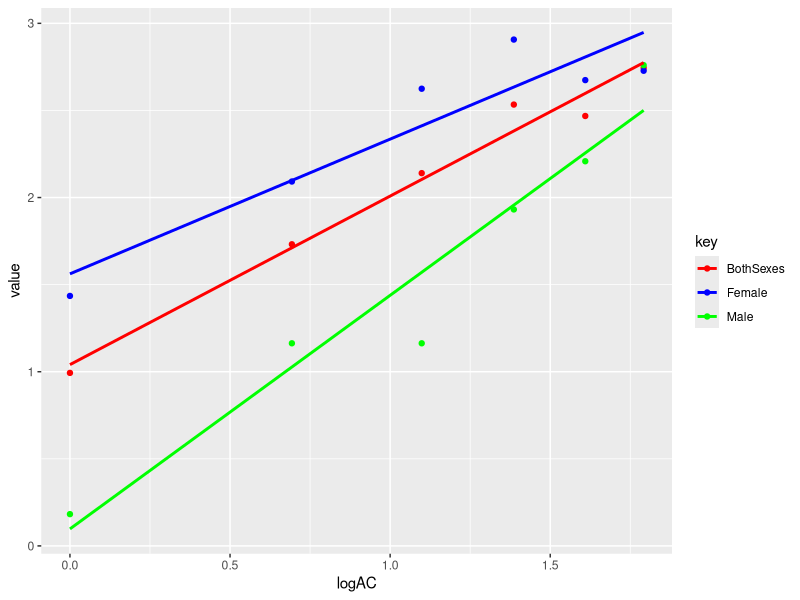
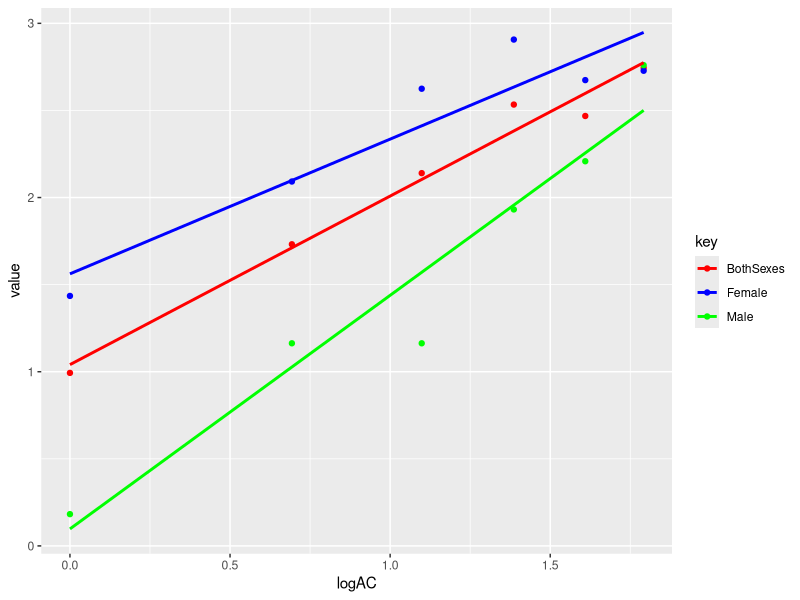

Source code (R) for these figures, in order:
#--------------loading required libraries--------------
library(ggplot2)
library(tidyr)

#--------------generating necessary variables--------------

my.formula <- y ~ x

AgeDesc <- 'AgeGroup : AgeClass
       21-30 : 1
       31-40 : 2
       41-50 : 3
       51-60 : 4
       61-70 : 5
       >70   : 6'

infToNA <- function(df) {
  n <- nrow(df)
  m <- ncol(df)
  for(i in seq(1,n,1)) {
    for(j in seq(1,m,1)) {
      if(is.infinite(df[i,j])) {
        df[i,j] = NA;
      }
    }
  }
  return(df)
}

#--------------creating rheumatoid arthiritis data frame--------------

#   ***Source: doi:10.1093/rheumatology/ken205; Table 1***

logAC <- c(log(seq(1,6,1)))
rmtdArthDF <- data.frame(logAC)
name.of.rows <- c("21-30","31-40","41-50","51-60","61-70","> 70")
row.names(rmtdArthDF) <- name.of.rows
rmtdArthDF$Female <- c(4.2, 8.1, 13.8, 18.3, 14.5, 15.3)
rmtdArthDF$Male <- c(1.2, 3.2, 3.2, 6.9, 9.1, 15.8)
rmtdArthDF$BothSex <- (rmtdArthDF$Female + rmtdArthDF$Male) / 2
rmtdArthDF$logIFML <- log(rmtdArthDF$Female)
rmtdArthDF$logIMAL <- log(rmtdArthDF$Male)
rmtdArthDF$logIBS <- log(rmtdArthDF$BothSex)
saveRDS(rmtdArthDF,"rmtdArthDF.rds")

#--------------plotting graphs--------------

tempDF <- infToNA(rmtdArthDF)

#regression of both sexes data and collecting important stat values
linearModelBS <- lm(data = tempDF, logIBS ~ logAC)
rSqrBS <- round(summary(linearModelBS)$r.squared, digits = 4)
pValsBS <- round(summary(linearModelBS)$coefficients[,4], digits = 4)
coeffsBS <- round(summary(linearModelBS)$coefficients[,1], digits = 4)
graphDescp <- paste(" BothSexes  => ","formula : log(Incidence) = (",coeffsBS[1],") + (",coeffsBS[2],") * log(AgeClass)"," r-squared :", rSqrBS, "p-values : (Intercept)", pValsBS[1], ", (Slope)", pValsBS[2],"\n")


#regression of female data and collecting important stat values
linearModelFML <- lm(data = tempDF, logIFML ~ logAC)
rSqrFML <- round(summary(linearModelFML)$r.squared, digits = 4)
pValsFML <- round(summary(linearModelFML)$coefficients[,4], digits = 4)
coeffsFML <- round(summary(linearModelFML)$coefficients[,1], digits = 4)
graphDescp <- paste(graphDescp, "Female       => ","formula : log(Incidence) = (",coeffsFML[1],") + (",coeffsFML[2],") * log(AgeClass)"," r-squared :", rSqrFML, "p-values : (Intercept)", pValsFML[1], ", (Slope)", pValsFML[2],"\n")


#regression of male data and collecting important stat values
linearModelMAL <- lm(data = tempDF, logIMAL ~ logAC)
rSqrMAL <- round(summary(linearModelMAL)$r.squared, digits = 4)
pValsMAL <- round(summary(linearModelMAL)$coefficients[,4], digits = 4)
coeffsMAL <- round(summary(linearModelMAL)$coefficients[,1], digits = 4)
graphDescp <- paste(graphDescp, "Male          => ","formula : log(Incidence) = (",coeffsMAL[1],") + (",coeffsMAL[2],") * log(AgeClass)"," r-squared :", rSqrMAL, "p-values : (Intercept)", pValsMAL[1], ", (Slope)", pValsMAL[2],"\n")

#plotting the graphs of both sexes, male and female cancer in a single plot

tempVals <- infToNA(tempDF)
cancerPlot <- tempVals %>% gather(key, value, logIBS, logIFML, logIMAL) %>% ggplot(aes(x=logAC,y=value, colour=key)) + 
  geom_point() + 
  geom_smooth(method = "lm", formula = my.formula, se=FALSE, na.rm = TRUE) + 
  scale_color_manual(labels = c("BothSexes", "Female", paste("Male")), values = c("red", "blue", "green"))

print(cancerPlot)

#saving the plot
ggsave(filename = paste(paste("Rheumatoid Arthritis"),".pdf",sep = ""), height = 9, width = 12)
